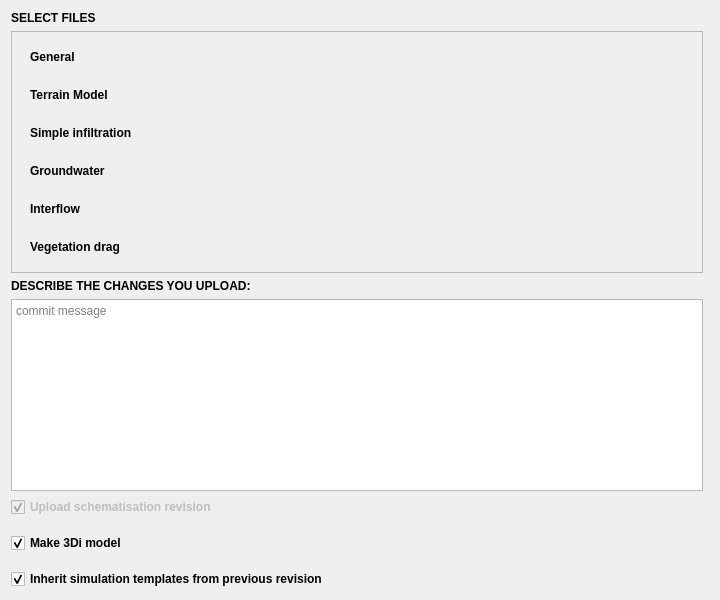
<?xml version="1.0" encoding="UTF-8"?>
<ui version="4.0">
 <class>Form</class>
 <widget class="QWidget" name="Form">
  <property name="windowModality">
   <enum>Qt::NonModal</enum>
  </property>
  <property name="geometry">
   <rect>
    <x>0</x>
    <y>0</y>
    <width>720</width>
    <height>600</height>
   </rect>
  </property>
  <property name="sizePolicy">
   <sizepolicy hsizetype="Preferred" vsizetype="Minimum">
    <horstretch>0</horstretch>
    <verstretch>0</verstretch>
   </sizepolicy>
  </property>
  <property name="minimumSize">
   <size>
    <width>720</width>
    <height>0</height>
   </size>
  </property>
  <property name="font">
   <font>
    <family>Segoe UI</family>
   </font>
  </property>
  <property name="windowTitle">
   <string>Select files</string>
  </property>
  <property name="autoFillBackground">
   <bool>true</bool>
  </property>
  <layout class="QGridLayout" name="gridLayout">
   <item row="1" column="0">
    <widget class="QLabel" name="label">
     <property name="font">
      <font>
       <family>Segoe UI</family>
       <weight>75</weight>
       <bold>true</bold>
      </font>
     </property>
     <property name="text">
      <string>SELECT FILES</string>
     </property>
    </widget>
   </item>
   <item row="6" column="0">
    <widget class="QCheckBox" name="cb_upload_schematisation_revision">
     <property name="font">
      <font>
        <family>Segoe UI</family>
        <weight>75</weight>
        <bold>true</bold>
      </font>
     </property>
     <property name="text">
      <string>Upload schematisation revision</string>
     </property>
     <property name="checked">
      <bool>true</bool>
     </property>
     <property name="enabled">
      <bool>false</bool>
     </property>
    </widget>
   </item>
    <item row="7" column="0">
        <widget class="QCheckBox" name="cb_make_3di_model">
            <property name="font">
                <font>
                    <family>Segoe UI</family>
                    <weight>75</weight>
                    <bold>true</bold>
                </font>
            </property>
            <property name="text">
                <string>Make 3Di model</string>
            </property>
            <property name="checked">
                <bool>true</bool>
            </property>
        </widget>
    </item>
    <item row="8" column="0">
        <widget class="QCheckBox" name="cb_inherit_templates">
            <property name="font">
                <font>
                    <family>Segoe UI</family>
                    <weight>75</weight>
                    <bold>true</bold>
                </font>
            </property>
            <property name="text">
                <string>Inherit simulation templates from previous revision</string>
            </property>
            <property name="checked">
                <bool>true</bool>
            </property>
        </widget>
    </item>
   <item row="3" column="0">
    <widget class="QLabel" name="label_3">
     <property name="font">
      <font>
       <family>Segoe UI</family>
       <weight>75</weight>
       <bold>true</bold>
      </font>
     </property>
     <property name="text">
      <string>DESCRIBE THE CHANGES YOU UPLOAD:</string>
     </property>
    </widget>
   </item>
   <item row="7" column="0">
    <spacer name="verticalSpacer">
     <property name="orientation">
      <enum>Qt::Vertical</enum>
     </property>
     <property name="sizeHint" stdset="0">
      <size>
       <width>20</width>
       <height>40</height>
      </size>
     </property>
    </spacer>
   </item>
   <item row="0" column="0" colspan="2">
    <layout class="QVBoxLayout" name="svg_lout"/>
   </item>
   <item row="2" column="0">
    <widget class="QScrollArea" name="scrollArea">
     <property name="frameShape">
      <enum>QFrame::StyledPanel</enum>
     </property>
     <property name="widgetResizable">
      <bool>true</bool>
     </property>
     <widget class="QWidget" name="scrollAreaWidgetContents">
      <property name="geometry">
       <rect>
        <x>0</x>
        <y>0</y>
        <width>677</width>
        <height>234</height>
       </rect>
      </property>
      <layout class="QGridLayout" name="gridLayout_3">
       <item row="2" column="0">
        <widget class="QWidget" name="widget_simple_infiltration" native="true">
         <layout class="QGridLayout" name="gridLayout_8">
          <item row="0" column="0">
           <widget class="QLabel" name="label_17">
            <property name="font">
             <font>
              <family>Segoe UI</family>
              <weight>75</weight>
              <bold>true</bold>
             </font>
            </property>
            <property name="text">
             <string>Simple infiltration</string>
            </property>
           </widget>
          </item>
         </layout>
        </widget>
       </item>
       <item row="1" column="0">
        <widget class="QWidget" name="widget_terrain_model" native="true">
         <layout class="QGridLayout" name="gridLayout_7">
          <item row="0" column="0">
           <widget class="QLabel" name="label_16">
            <property name="font">
             <font>
              <family>Segoe UI</family>
              <weight>75</weight>
              <bold>true</bold>
             </font>
            </property>
            <property name="text">
             <string>Terrain Model</string>
            </property>
           </widget>
          </item>
         </layout>
        </widget>
       </item>
       <item row="3" column="0">
        <widget class="QWidget" name="widget_groundwater" native="true">
         <layout class="QGridLayout" name="gridLayout_9">
          <item row="0" column="0">
           <widget class="QLabel" name="label_18">
            <property name="font">
             <font>
              <family>Segoe UI</family>
              <weight>75</weight>
              <bold>true</bold>
             </font>
            </property>
            <property name="text">
             <string>Groundwater </string>
            </property>
           </widget>
          </item>
         </layout>
        </widget>
       </item>
       <item row="5" column="0">
        <widget class="QWidget" name="widget_vegetation_drag" native="true">
         <layout class="QGridLayout" name="gridLayout_10">
          <item row="0" column="0">
           <widget class="QLabel" name="label_19">
            <property name="font">
             <font>
              <family>Segoe UI</family>
              <weight>75</weight>
              <bold>true</bold>
             </font>
            </property>
            <property name="text">
             <string>Vegetation drag</string>
            </property>
           </widget>
          </item>
         </layout>
        </widget>
       </item>
       <item row="0" column="0">
        <widget class="QWidget" name="widget_general" native="true">
         <layout class="QGridLayout" name="gridLayout_6">
          <item row="0" column="0">
           <widget class="QLabel" name="label_13">
            <property name="font">
             <font>
              <family>Segoe UI</family>
              <weight>75</weight>
              <bold>true</bold>
             </font>
            </property>
            <property name="text">
             <string>General</string>
            </property>
           </widget>
          </item>
         </layout>
        </widget>
       </item>
       <item row="4" column="0">
        <widget class="QWidget" name="widget_interflow" native="true">
         <layout class="QGridLayout" name="gridLayout_11">
          <item row="0" column="0">
           <widget class="QLabel" name="label_20">
            <property name="font">
             <font>
              <family>Segoe UI</family>
              <weight>75</weight>
              <bold>true</bold>
             </font>
            </property>
            <property name="text">
             <string>Interflow</string>
            </property>
           </widget>
          </item>
         </layout>
        </widget>
       </item>
      </layout>
     </widget>
    </widget>
   </item>
   <item row="4" column="0">
    <widget class="QPlainTextEdit" name="te_upload_description">
     <property name="placeholderText">
      <string>commit message</string>
     </property>
    </widget>
   </item>
  </layout>
 </widget>
 <resources/>
 <connections/>
</ui>
